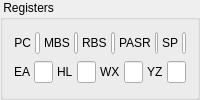
         <widget class="QGroupBox" name="groupBox_3">
          <property name="title">
           <string> Registers </string>
          </property>
          <layout class="QVBoxLayout" name="regLayout">
           <item>
            <layout class="QHBoxLayout" name="regLine1Layout" stretch="1,10,1,7,1,7,1,7,1,7">
             <property name="spacing">
              <number>4</number>
             </property>
             <item>
              <widget class="QLabel" name="labelPC">
               <property name="toolTip">
                <string>Program counter</string>
               </property>
               <property name="text">
                <string>PC</string>
               </property>
               <property name="alignment">
                <set>Qt::AlignRight|Qt::AlignTrailing|Qt::AlignVCenter</set>
               </property>
              </widget>
             </item>
             <item>
              <widget class="QLineEdit" name="pcEdit">
               <property name="sizePolicy">
                <sizepolicy hsizetype="Ignored" vsizetype="Fixed">
                 <horstretch>0</horstretch>
                 <verstretch>0</verstretch>
                </sizepolicy>
               </property>
               <property name="toolTip">
                <string>Program counter (PCB + PCP + PCS)</string>
               </property>
               <property name="key" stdset="0">
                <string>PC</string>
               </property>
               <property name="type" stdset="0">
                <string>integer</string>
               </property>
               <property name="mask" stdset="0">
                <string>0x%0.4X</string>
               </property>
              </widget>
             </item>
             <item>
              <widget class="QLabel" name="mbsLabel">
               <property name="toolTip">
                <string>Memory bank selection register</string>
               </property>
               <property name="text">
                <string>MBS</string>
               </property>
              </widget>
             </item>
             <item>
              <widget class="QLineEdit" name="mbsEdit">
               <property name="sizePolicy">
                <sizepolicy hsizetype="Ignored" vsizetype="Fixed">
                 <horstretch>0</horstretch>
                 <verstretch>0</verstretch>
                </sizepolicy>
               </property>
               <property name="toolTip">
                <string>Memory bank selection register</string>
               </property>
               <property name="key" stdset="0">
                <string>MBS</string>
               </property>
               <property name="type" stdset="0">
                <string>integer</string>
               </property>
               <property name="mask" stdset="0">
                <string>0x%0.1X</string>
               </property>
              </widget>
             </item>
             <item>
              <widget class="QLabel" name="rbsLabel">
               <property name="toolTip">
                <string>Register bank selection register</string>
               </property>
               <property name="text">
                <string>RBS</string>
               </property>
              </widget>
             </item>
             <item>
              <widget class="QLineEdit" name="rbsEdit">
               <property name="sizePolicy">
                <sizepolicy hsizetype="Ignored" vsizetype="Fixed">
                 <horstretch>0</horstretch>
                 <verstretch>0</verstretch>
                </sizepolicy>
               </property>
               <property name="toolTip">
                <string>Register bank selection register</string>
               </property>
               <property name="key" stdset="0">
                <string>RBS</string>
               </property>
               <property name="type" stdset="0">
                <string>integer</string>
               </property>
               <property name="mask" stdset="0">
                <string>0x%0.1X</string>
               </property>
              </widget>
             </item>
             <item>
              <widget class="QLabel" name="pasrLabel">
               <property name="toolTip">
                <string>Page Selection Register</string>
               </property>
               <property name="text">
                <string>PASR</string>
               </property>
              </widget>
             </item>
             <item>
              <widget class="QLineEdit" name="pasrEdit">
               <property name="sizePolicy">
                <sizepolicy hsizetype="Ignored" vsizetype="Fixed">
                 <horstretch>0</horstretch>
                 <verstretch>0</verstretch>
                </sizepolicy>
               </property>
               <property name="toolTip">
                <string>Page Selection Register</string>
               </property>
               <property name="key" stdset="0">
                <string>PASR</string>
               </property>
               <property name="type" stdset="0">
                <string>integer</string>
               </property>
               <property name="mask" stdset="0">
                <string>0x%0.1X</string>
               </property>
              </widget>
             </item>
             <item>
              <widget class="QLabel" name="spLabel">
               <property name="toolTip">
                <string>Stack pointer</string>
               </property>
               <property name="text">
                <string>SP</string>
               </property>
              </widget>
             </item>
             <item>
              <widget class="QLineEdit" name="spEdit">
               <property name="sizePolicy">
                <sizepolicy hsizetype="Ignored" vsizetype="Fixed">
                 <horstretch>0</horstretch>
                 <verstretch>0</verstretch>
                </sizepolicy>
               </property>
               <property name="toolTip">
                <string>Stack pointer</string>
               </property>
               <property name="key" stdset="0">
                <string>SP</string>
               </property>
               <property name="type" stdset="0">
                <string>integer</string>
               </property>
               <property name="mask" stdset="0">
                <string>0x%0.2X</string>
               </property>
              </widget>
             </item>
            </layout>
           </item>
           <item>
            <layout class="QHBoxLayout" name="regLine2Layout" stretch="1,10,1,10,1,10,1,10">
             <property name="spacing">
              <number>4</number>
             </property>
             <item>
              <widget class="QLabel" name="eaLabel">
               <property name="toolTip">
                <string>EA register pair</string>
               </property>
               <property name="text">
                <string>EA</string>
               </property>
              </widget>
             </item>
             <item>
              <widget class="QLineEdit" name="eaEdit">
               <property name="sizePolicy">
                <sizepolicy hsizetype="Ignored" vsizetype="Fixed">
                 <horstretch>0</horstretch>
                 <verstretch>0</verstretch>
                </sizepolicy>
               </property>
               <property name="toolTip">
                <string>EA register pair</string>
               </property>
               <property name="key" stdset="0">
                <string>EA</string>
               </property>
               <property name="type" stdset="0">
                <string>integer</string>
               </property>
               <property name="mask" stdset="0">
                <string>0x%0.2X</string>
               </property>
              </widget>
             </item>
             <item>
              <widget class="QLabel" name="hlLabel">
               <property name="toolTip">
                <string>HL register pair</string>
               </property>
               <property name="text">
                <string>HL</string>
               </property>
              </widget>
             </item>
             <item>
              <widget class="QLineEdit" name="hlEdit">
               <property name="sizePolicy">
                <sizepolicy hsizetype="Ignored" vsizetype="Fixed">
                 <horstretch>0</horstretch>
                 <verstretch>0</verstretch>
                </sizepolicy>
               </property>
               <property name="toolTip">
                <string>HL register pair</string>
               </property>
               <property name="key" stdset="0">
                <string>HL</string>
               </property>
               <property name="type" stdset="0">
                <string>integer</string>
               </property>
               <property name="mask" stdset="0">
                <string>0x%0.2X</string>
               </property>
              </widget>
             </item>
             <item>
              <widget class="QLabel" name="wxLabel">
               <property name="toolTip">
                <string>WX register pair</string>
               </property>
               <property name="text">
                <string>WX</string>
               </property>
              </widget>
             </item>
             <item>
              <widget class="QLineEdit" name="wxEdit">
               <property name="sizePolicy">
                <sizepolicy hsizetype="Ignored" vsizetype="Fixed">
                 <horstretch>0</horstretch>
                 <verstretch>0</verstretch>
                </sizepolicy>
               </property>
               <property name="toolTip">
                <string>WX register pair</string>
               </property>
               <property name="key" stdset="0">
                <string>WX</string>
               </property>
               <property name="type" stdset="0">
                <string>integer</string>
               </property>
               <property name="mask" stdset="0">
                <string>0x%0.2X</string>
               </property>
              </widget>
             </item>
             <item>
              <widget class="QLabel" name="yzLabel">
               <property name="toolTip">
                <string>YZ register pair</string>
               </property>
               <property name="text">
                <string>YZ</string>
               </property>
              </widget>
             </item>
             <item>
              <widget class="QLineEdit" name="yzEdit">
               <property name="sizePolicy">
                <sizepolicy hsizetype="Ignored" vsizetype="Fixed">
                 <horstretch>0</horstretch>
                 <verstretch>0</verstretch>
                </sizepolicy>
               </property>
               <property name="toolTip">
                <string>YZ register pair</string>
               </property>
               <property name="key" stdset="0">
                <string>YZ</string>
               </property>
               <property name="type" stdset="0">
                <string>integer</string>
               </property>
               <property name="mask" stdset="0">
                <string>0x%0.2X</string>
               </property>
              </widget>
             </item>
            </layout>
           </item>
          </layout>
         </widget>
